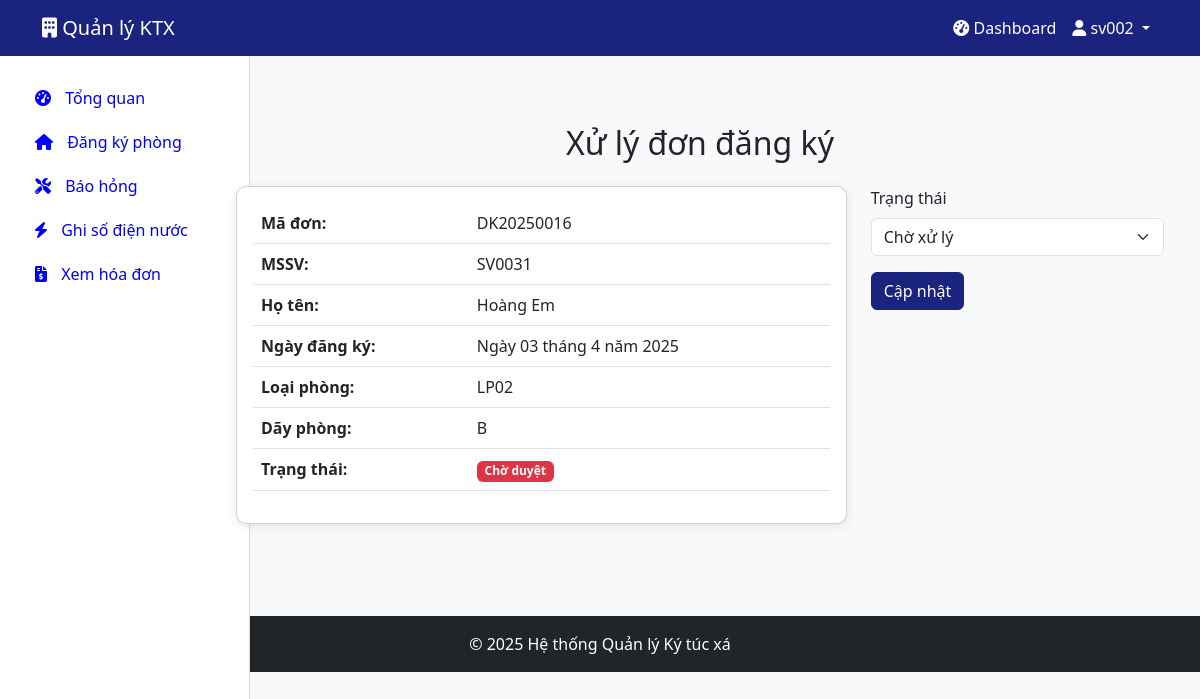
Page /xu-ly-don-dang-ky/DK20250016/ (signed in) on the earlier database version.
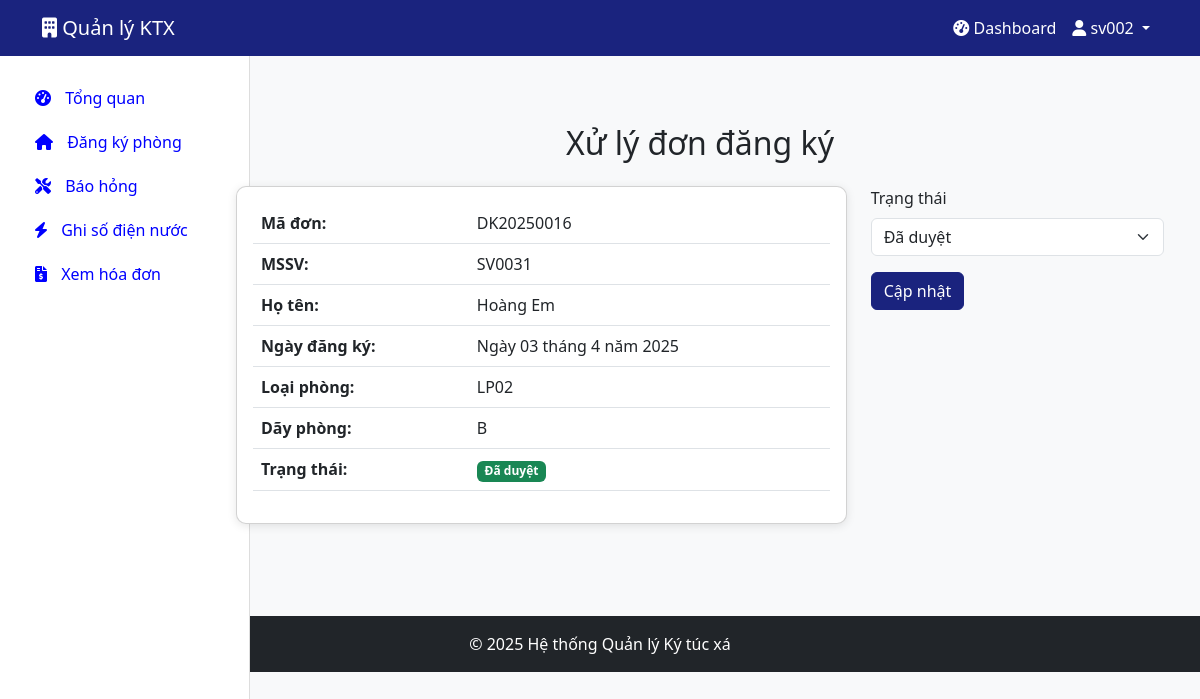
Same page on the later database version.
### dormitory/models.py (models this page shows, shortened)
class DonDangKy(models.Model):
    ma_don = models.CharField(max_length=20, primary_key=True)
    mssv = models.ForeignKey(SinhVien, on_delete=models.CASCADE)
    ngay_dang_ky = models.DateField()
    trang_thai = models.CharField(max_length=20)
    loai_phong = models.CharField(max_length=20)
    day_phong = models.CharField(max_length=20)

class SinhVien(models.Model):
    mssv = models.CharField(max_length=20, primary_key=True)
    ho_ten = models.CharField(max_length=50)
    cccd = models.CharField(max_length=12)
    ngay_sinh = models.DateField()
    gioi_tinh = models.BooleanField()
    que_quan = models.CharField(max_length=100)
    trang_thai = models.CharField(max_length=20)
    so_phong = models.CharField(max_length=20)
    so_giuong = models.IntegerField()
    tai_khoan = models.OneToOneField(TaiKhoan, on_delete=models.CASCADE)

### dormitory/views.py (the view, shortened to what this page needs)
# urls.py: path('xu-ly-don-dang-ky/<str:ma_don>/', views.xu_ly_don_dang_ky, name='xu_ly_don_dang_ky'),
@login_required
def xu_ly_don_dang_ky(request, ma_don):
    don = get_object_or_404(DonDangKy, ma_don=ma_don)
    tai_khoan = TaiKhoan.objects.get(user=request.user)
    phong_list = Phong.objects.filter(day_phong=don.day_phong, loai_phong=don.loai_phong)
    so_cho_trong = phong_list.aggregate(
        tong_cho_trong=Sum(F('loai_phong__so_luong') - F('so_luong_sv'))
    )['tong_cho_trong']
    if so_cho_trong is None or so_cho_trong <= 0:
        don.trang_thai = 'Từ chối'
        don.save()
        messages.error(request, 'Loại phòng thuộc dãy này đã hết chỗ. Đơn đăng ký đã bị từ chối.')
        return redirect('quan_ly_don_dang_ky')
    return render(request, 'dormitory/xu_ly_don_dang_ky.html', {
        'don': don,
        'role': tai_khoan.role
    })

### dormitory/templates/dormitory/xu_ly_don_dang_ky.html (shortened to what this page needs)
{% extends 'base.html' %}
{% block content %}
<div class="container mt-5">
    <h2 class="text-center mb-4">Xử lý đơn đăng ký</h2>
    <div class="row">
        <div class="col-md-8">
            <div class="card mb-4">
                <div class="card-body">
                    <table class="table">
                        <tr>
                            <th>Mã đơn:</th>
                            <td>{{ don.ma_don }}</td>
                        </tr>
                        <tr>
                            <th>MSSV:</th>
                            <td>{{ don.mssv.mssv }}</td>
                        </tr>
                        <tr>
                            <th>Họ tên:</th>
                            <td>{{ don.mssv.ho_ten }}</td>
                        </tr>
                        <tr>
                            <th>Ngày đăng ký:</th>
                            <td>{{ don.ngay_dang_ky }}</td>
                        </tr>
                        <tr>
                            <th>Loại phòng:</th>
                            <td>{{ don.loai_phong }}</td>
                        </tr>
                        <tr>
                            <th>Dãy phòng:</th>
                            <td>{{ don.day_phong }}</td>
                        </tr>
                        <tr>
                            <th>Trạng thái:</th>
                            <td>
                                <span class="badge {% if don.trang_thai == 'Chờ xử lý' %}bg-warning{% elif don.trang_thai == 'Đã duyệt' %}bg-success{% else %}bg-danger{% endif %}">
                                    {{ don.trang_thai }}
                                </span>
                            </td>
                        </tr>
                    </table>
                </div>
            </div>
        </div>
        <div class="col-md-4">
            <form method="POST">
                <div class="mb-3">
                    <label for="trang_thai" class="form-label">Trạng thái</label>
                    <select class="form-select" id="trang_thai" name="trang_thai">
                        <option value="Chờ xử lý" {% if don.trang_thai == 'Chờ xử lý' %}selected{% endif %}>Chờ xử lý</option>
                        <option value="Đã duyệt" {% if don.trang_thai == 'Đã duyệt' %}selected{% endif %}>Đã duyệt</option>
                    </select>
                </div>
                <button type="submit" class="btn btn-primary">Cập nhật</button>
            </form>
        </div>
    </div>
</div>
{% endblock %}

Differences in the rows shown:
changed DonDangKy "DK20250016": trang_thai "Chờ duyệt" → "Đã duyệt"; trang_thai (not shown) → "Đã duyệt"
Other differences:
form field trang_thai: "Chờ xử lý" → (not shown)
